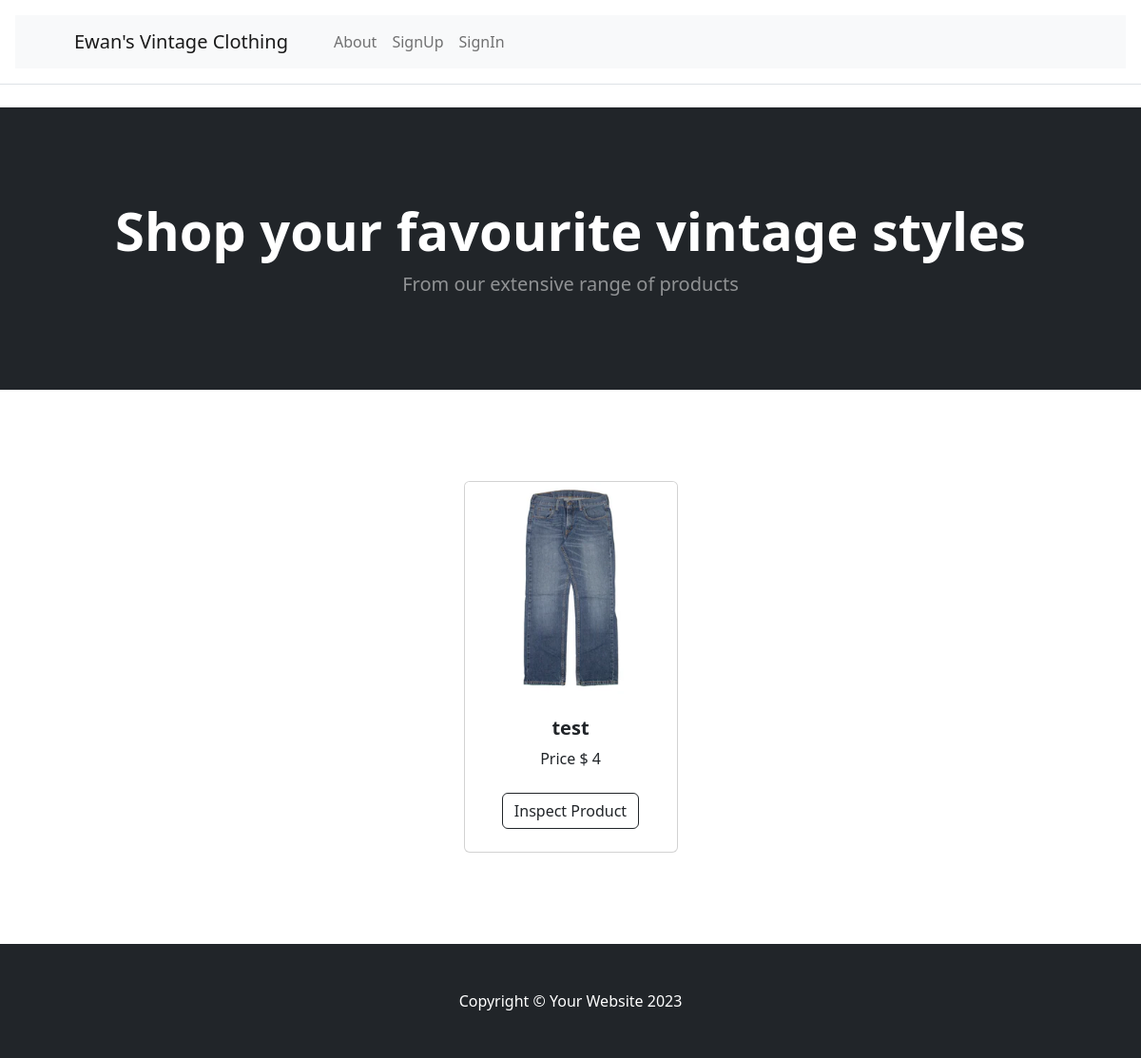
Before: / with the older database file.
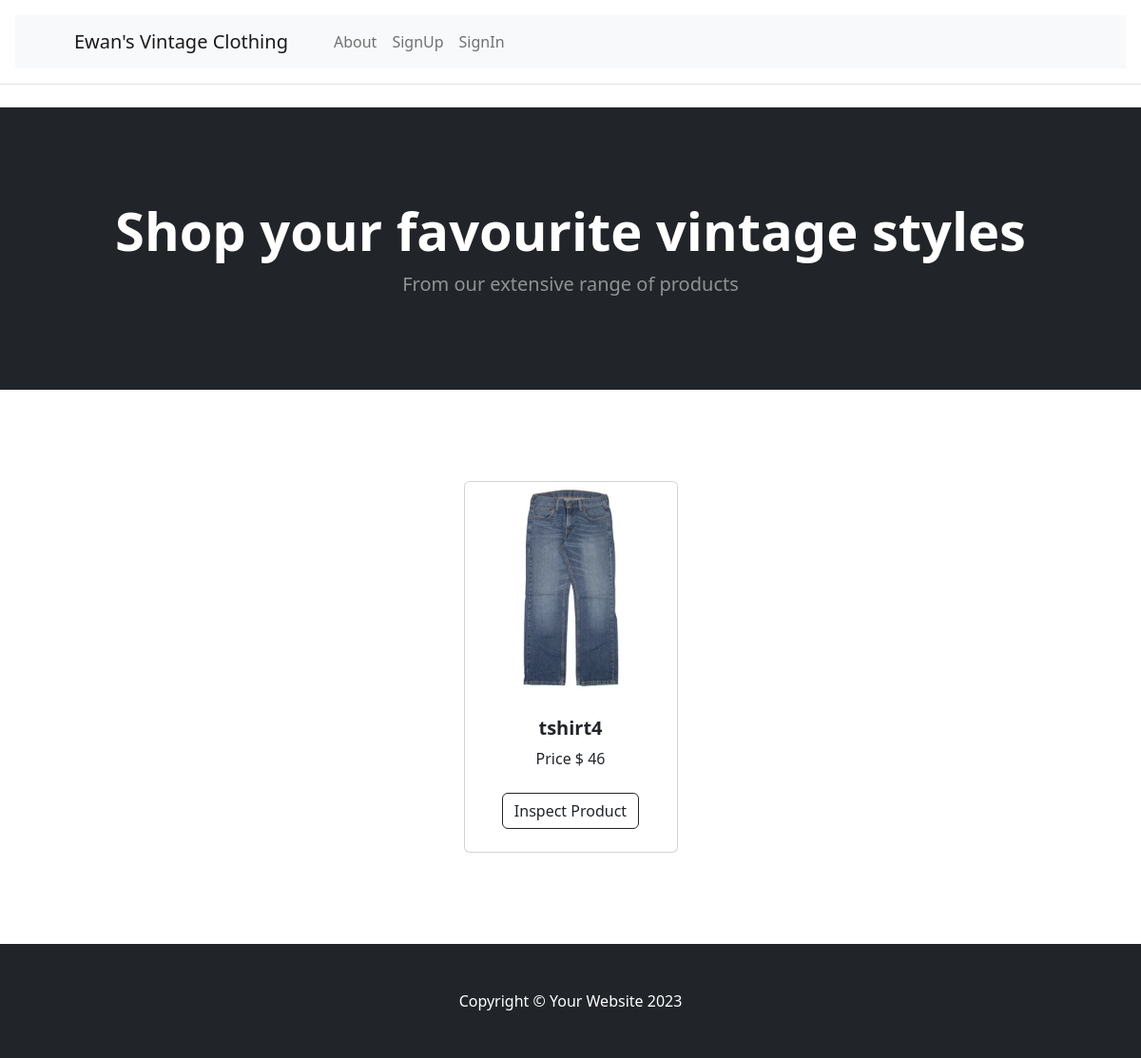
After: the same page with the newer database file.
### tables this page shows
CREATE TABLE Product (
    id INTEGER PRIMARY KEY AUTOINCREMENT,
    name VARCHAR(255) NOT NULL,
    description TEXT,
    stock INT NOT NULL CHECK (stock >= 0),
    price DECIMAL(10, 2) NOT NULL CHECK (price >= 0.00),
    imageurl VARCHAR(255) NOT NULL,
    created_by INT NOT NULL,
    product_type INT NOT NULL,
    created_at TIMESTAMP DEFAULT CURRENT_TIMESTAMP,
    FOREIGN KEY (created_by) REFERENCES User(id) ON DELETE CASCADE,
    FOREIGN KEY (product_type) REFERENCES ProductType(id) ON DELETE CASCADE
);

### app.py (the view)
@app.route('/')
def products_spread():
    products=select_products()
    return render_template('ProductSpread.html',products=products)

### Model/Product.py (called while the page is built)
    def to_dict(self):
        return {
            'id': self.id,
            'name': self.name,
            'description': self.description,
            'stock': self.stock,
            'price': self.price,
            'imageurl': self.imageurl,
            'created_by': self.created_by,
            'product_type': self.product_type,
            'created_at': self.created_at
        }

### app.py (called while the page is built, shortened)
@app.before_request
def before_request():
    email=session.get("email")
    if email is None:
        g.user = None

### db.py (called while the page is built)
def get_db():
    db = getattr(g, '_database', None)
    if db is None:
        db = g._database = sqlite3.connect(DATABASE)
    return db

def select_products():
    mydb=get_db()
    rows=mydb.execute("""SELECT id, name, description, stock, price, imageurl, created_by, product_type, created_at FROM Product""").fetchall()
    products=[ProductRead(id=row[0],
                          name=row[1],
                          description=row[2],
                          stock=row[3],
                          price=row[4],
                          imageurl=row[5],
                          created_by=row[6],
                          product_type=row[7],
                          created_at=row[8]).to_dict() for row in rows]
    return products

### templates/ProductSpread.html
{% extends "base.html" %}
{% block content %}
        <header class="bg-dark py-5">
            <div class="container px-4 px-lg-5 my-5">
                <div class="text-center text-white">
                    <h1 class="display-4 fw-bolder">Shop your favourite vintage styles</h1>
                    <p class="lead fw-normal text-white-50 mb-0">From our extensive range of products</p>
                </div>
            </div>
        </header>
        <section class="py-5">
            <div class="container px-4 px-lg-5 mt-5">
                <div class="row gx-4 gx-lg-5 row-cols-2 row-cols-md-3 row-cols-xl-4 justify-content-center">
                    {% if products %}
                    {% for product in products %}
                    <div class="col mb-5">
                        <div class="card h-100">
                            <img class="card-img-top" src="{{ product.imageurl }}" alt="..." />
                            <div class="card-body p-4">
                                <div class="text-center">
                                    <h5 class="fw-bolder">{{ product.name }}</h5>
                                    Price $ {{ product.price }}
                                </div>
                            </div>
                            <div class="card-footer p-4 pt-0 border-top-0 bg-transparent">
                                <div class="text-center">
                                    <a class="btn btn-outline-dark mt-auto" href="{{ url_for('get_product',name=product.name) }}">Inspect Product</a>
                                </div>
                            </div>
                        </div>
                    </div>
                    {% endfor %}
                    {% else %}
                    <div>
                        <h4>
                            there is no products
                        </h4>
                    </div>
                    {% endif %}
                </div>
            </div>
        </section>
{% endblock %}

### templates/base.html (shortened to what this page needs)
<!DOCTYPE html>
<html lang="en">
{% block head %}
<head>
    <link href="https://cdn.jsdelivr.net/npm/bootstrap@5.3.3/dist/css/bootstrap.min.css" rel="stylesheet">
    <link rel="stylesheet" href="https://cdn.jsdelivr.net/npm/bootstrap-icons@1.11.3/font/bootstrap-icons.min.css">
        <link href="{{ url_for('static', filename='css/styles.css') }}" rel="stylesheet" />
</head>
{% endblock head %}
<body>
    <header class="p-3 mb-3 border-bottom">
        {% block header %}
        {% include 'header.html' %}
        {% endblock header %}
    </header>
    <main style="min-height: 75vh;">
        <div>
            {% block content %}
            {% endblock content %}
        </div>
    </main>
    <footer>
        {% block footer %}
        {% include 'footer.html' %}
        {% endblock footer %}
    </footer>
</body>
</html>

### templates/header.html (shortened to what this page needs)
<nav class="navbar navbar-expand-lg navbar-light bg-light">
            <div class="container px-4 px-lg-5">
                <a class="navbar-brand" href="{{ url_for('products_spread') }}">Ewan's Vintage Clothing</a>
                <div class="collapse navbar-collapse" id="navbarSupportedContent">
                    <ul class="navbar-nav me-auto mb-2 mb-lg-0 ms-lg-4">
                        <li class="nav-item"><a class="nav-link" href="{{ url_for('about_page') }}">About</a></li>
                        {% if g.user %}
                            {% if g.user.is_admin %}
                                <li class="nav-item"><a class="nav-link" href="{{ url_for('create_product') }}">CreateProduct</a>
                                </li>
                                {% endif %}
                        <li class="nav-item"><a class="nav-link" href="#">{{ g.user.email }}</a></li>
                        <li class="nav-item"><a class="nav-link" href="{{ url_for('signout_page') }}">SignOut</a></li>
                        {% else %}
                        <li class="nav-item"><a class="nav-link" href="{{ url_for('signup_page') }}">SignUp</a></li>
                        <li class="nav-item"><a class="nav-link" href="{{ url_for('signin_page') }}">SignIn</a></li>
                        {% endif %}
                    </ul>
                </div>
            </div>
        </nav>

### templates/footer.html
        <footer class="py-5 bg-dark">
            <div class="container"><p class="m-0 text-center text-white">Copyright &copy; Your Website 2023</p></div>
        </footer>

Changed rows visible on the page:
changed Product: name "test" → "tshirt4"; price "4" → "46"
